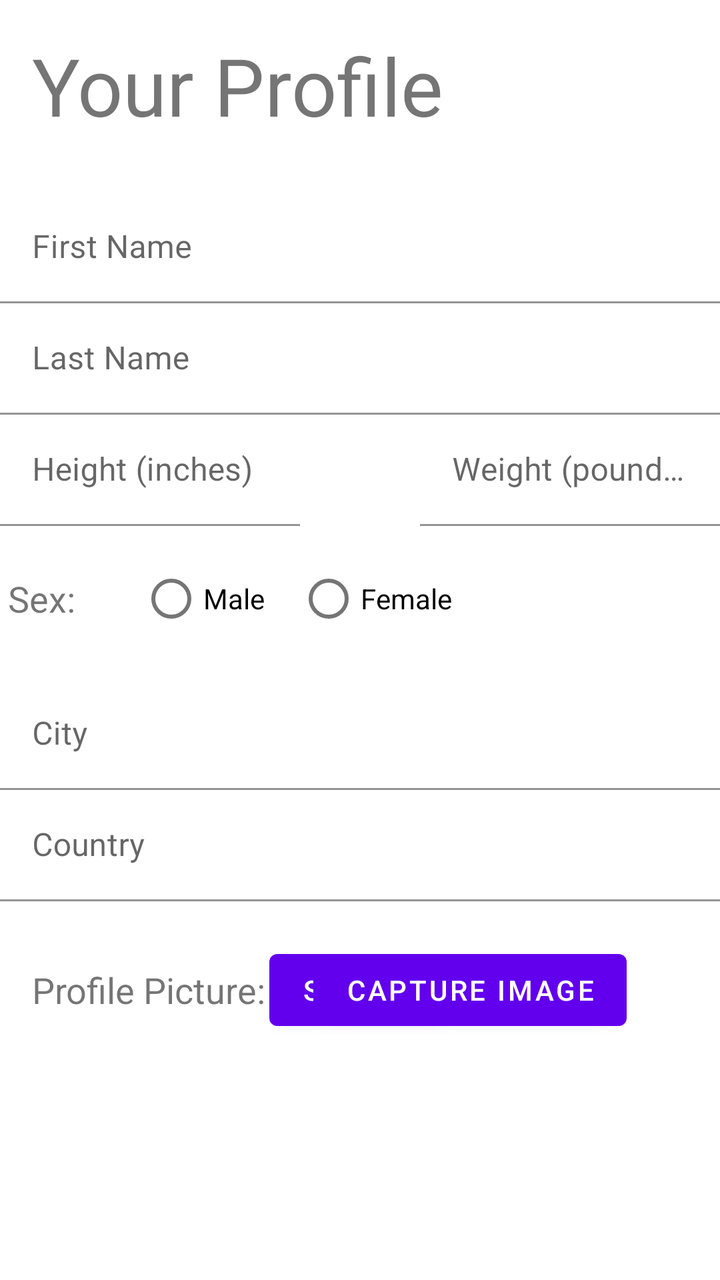
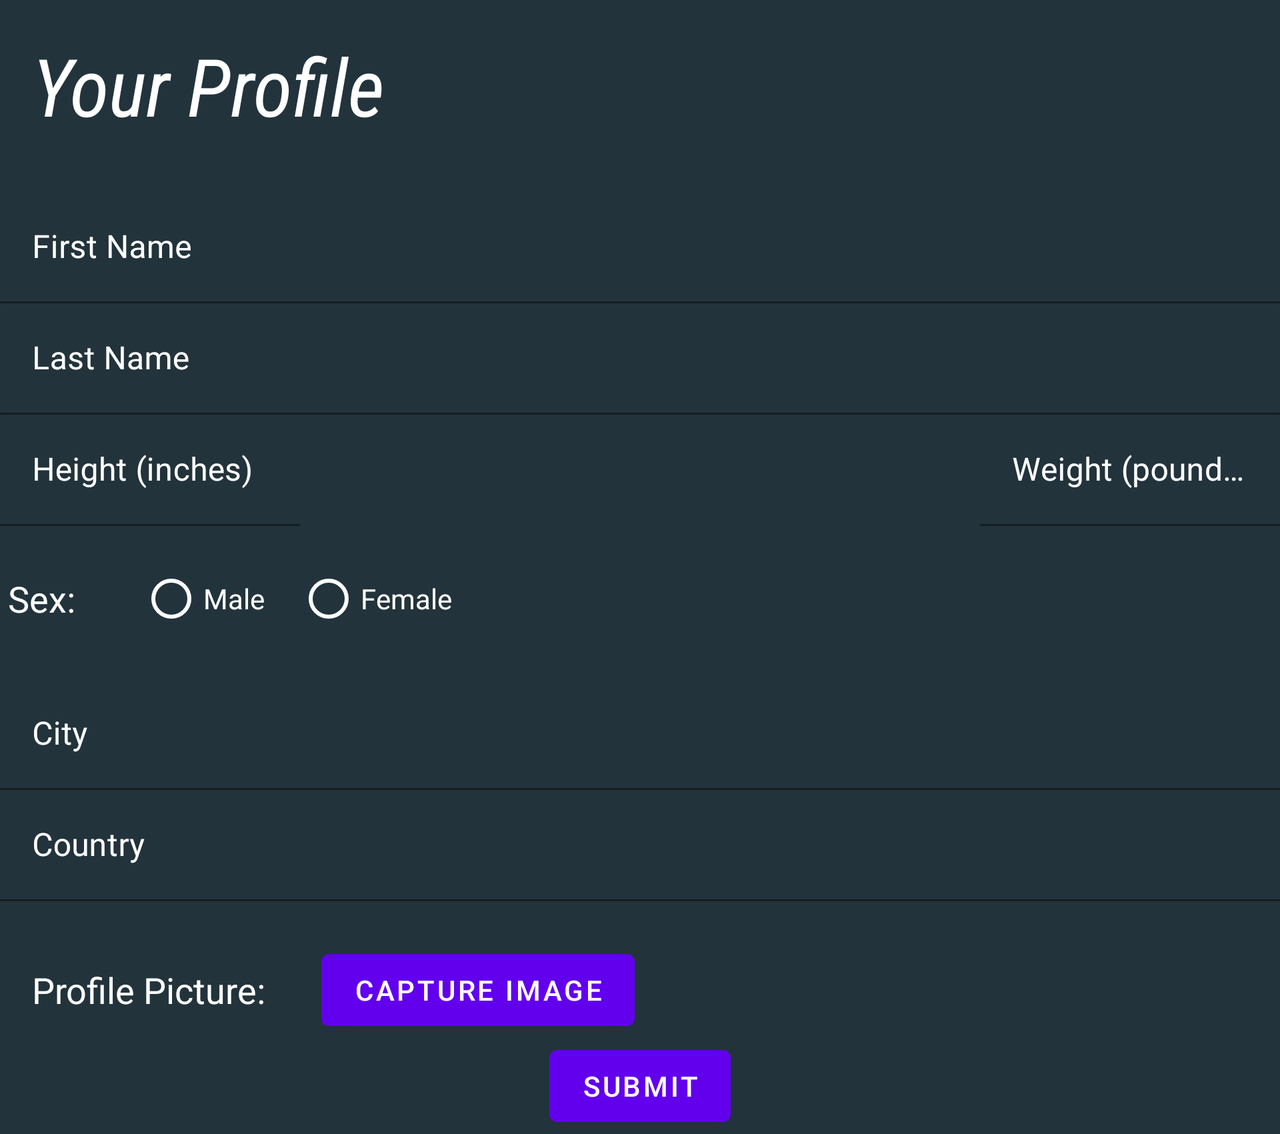

First picture: res/layout/ on a phone held upright. Second picture: the repository's own variant of that layout, on a device whose configuration matches the variant's folder. Source for both follows.
<!-- AndroidManifest.xml: application theme Theme.LifestyleApp -->
<!-- res/layout/activity_register_user.xml -->
<?xml version="1.0" encoding="utf-8"?>
<ScrollView android:layout_width="match_parent"
    android:layout_height="match_parent"
    xmlns:android="http://schemas.android.com/apk/res/android">
<androidx.constraintlayout.widget.ConstraintLayout xmlns:app="http://schemas.android.com/apk/res-auto"
    xmlns:tools="http://schemas.android.com/tools"
    android:layout_width="match_parent"
    android:layout_height="wrap_content">

    <TextView
        android:id="@+id/registerUserTitle"
        android:layout_width="0dp"
        android:layout_height="wrap_content"
        android:layout_marginStart="16dp"
        android:layout_marginTop="16dp"
        android:text="@string/profile_header"
        android:textSize="40sp"
        app:layout_constraintEnd_toStartOf="@+id/profilePicView"
        app:layout_constraintStart_toStartOf="parent"
        app:layout_constraintTop_toTopOf="parent" />

    <Button
        android:id="@+id/button"
        android:layout_width="wrap_content"
        android:layout_height="wrap_content"
        android:text="Submit"
        app:layout_constraintBottom_toBottomOf="parent"
        app:layout_constraintEnd_toEndOf="parent"
        app:layout_constraintHorizontal_bias="0.5"
        app:layout_constraintStart_toStartOf="parent"
        app:layout_constraintVertical_bias="0.9" />

    <Button
        android:id="@+id/addPictureButton"
        android:layout_width="wrap_content"
        android:layout_height="wrap_content"
        android:layout_marginStart="24dp"
        android:text="Capture Image"
        app:layout_constraintBottom_toBottomOf="@+id/profilePictureField"
        app:layout_constraintStart_toEndOf="@+id/profilePictureField"
        app:layout_constraintTop_toTopOf="@+id/profilePictureField" />

    <TextView
        android:id="@+id/profilePictureField"
        android:layout_width="wrap_content"
        android:layout_height="wrap_content"
        android:layout_marginTop="32dp"
        android:layout_marginStart="16dp"
        android:text="Profile Picture:"
        android:textSize="18dp"
        app:layout_constraintStart_toStartOf="@+id/countryField"
        app:layout_constraintTop_toBottomOf="@+id/countryField" />

    <ImageView
        android:id="@+id/profilePicView"
        android:layout_width="75dp"
        android:layout_height="75dp"
        android:layout_marginTop="16dp"
        android:layout_marginRight="16dp"
        app:layout_constraintEnd_toEndOf="parent"
        app:layout_constraintTop_toTopOf="parent"
        tools:srcCompat="@tools:sample/avatars" />

    <com.google.android.material.textfield.TextInputLayout
        android:id="@+id/TextFirstName"
        android:layout_width="match_parent"
        android:layout_height="wrap_content"
        android:layout_marginTop="96dp"
        app:boxBackgroundColor="@android:color/transparent"
        app:layout_constraintStart_toStartOf="parent"
        app:layout_constraintTop_toTopOf="parent">

        <com.google.android.material.textfield.TextInputEditText
            android:id="@+id/editTextFirstName"
            android:layout_width="match_parent"
            android:layout_height="wrap_content"
            android:hint="First Name" />
    </com.google.android.material.textfield.TextInputLayout>

    <com.google.android.material.textfield.TextInputLayout
        android:id="@+id/textLastName"
        android:layout_width="match_parent"
        android:layout_height="wrap_content"
        app:boxBackgroundColor="@android:color/transparent"
        app:layout_constraintTop_toBottomOf="@id/TextFirstName">

        <com.google.android.material.textfield.TextInputEditText
            android:id="@+id/editTextLastName"
            android:layout_width="match_parent"
            android:layout_height="wrap_content"
            android:hint="Last Name" />

    </com.google.android.material.textfield.TextInputLayout>

    <com.google.android.material.textfield.TextInputLayout
        android:id="@+id/heightField"
        android:layout_width="150dp"
        android:layout_height="wrap_content"
        app:boxBackgroundColor="@android:color/transparent"
        app:layout_constraintStart_toStartOf="parent"
        app:layout_constraintTop_toBottomOf="@id/textLastName">

        <com.google.android.material.textfield.TextInputEditText
            android:id="@+id/editTextHeight"
            android:layout_width="match_parent"
            android:layout_height="wrap_content"
            android:hint="Height (inches)" />
    </com.google.android.material.textfield.TextInputLayout>

    <com.google.android.material.textfield.TextInputLayout
        android:id="@+id/weightField"
        android:layout_width="150dp"
        android:layout_height="wrap_content"
        app:boxBackgroundColor="@android:color/transparent"
        app:layout_constraintEnd_toEndOf="parent"
        app:layout_constraintTop_toTopOf="@+id/heightField">

        <com.google.android.material.textfield.TextInputEditText
            android:id="@+id/editTextWeight"
            android:layout_width="match_parent"
            android:layout_height="wrap_content"
            android:hint="Weight (pounds)" />
    </com.google.android.material.textfield.TextInputLayout>

    <com.google.android.material.textfield.TextInputLayout
        android:id="@+id/cityField"
        android:layout_width="match_parent"
        android:layout_height="wrap_content"
        android:layout_marginTop="16dp"
        app:boxBackgroundColor="@android:color/transparent"
        app:layout_constraintTop_toBottomOf="@+id/sexRadioGroup"
        app:layout_constraintStart_toStartOf="parent">

        <com.google.android.material.textfield.TextInputEditText
            android:id="@+id/editTextCity"
            android:layout_width="match_parent"
            android:layout_height="wrap_content"
            android:hint="City" />
    </com.google.android.material.textfield.TextInputLayout>

    <com.google.android.material.textfield.TextInputLayout
        android:id="@+id/countryField"
        android:layout_width="match_parent"
        android:layout_height="wrap_content"
        app:boxBackgroundColor="@android:color/transparent"
        app:layout_constraintStart_toStartOf="parent"
        app:layout_constraintTop_toBottomOf="@+id/cityField">

        <com.google.android.material.textfield.TextInputEditText
            android:id="@+id/editTextCountry"
            android:layout_width="match_parent"
            android:layout_height="wrap_content"
            android:hint="Country" />
    </com.google.android.material.textfield.TextInputLayout>

    <TextView
        android:id="@+id/tvSexField"
        android:layout_width="wrap_content"
        android:layout_height="wrap_content"
        android:textSize="18sp"
        android:layout_marginStart="4dp"
        android:layout_marginTop="24dp"
        android:text="@string/sex_field"
        app:layout_constraintStart_toStartOf="@+id/heightField"
        app:layout_constraintTop_toBottomOf="@+id/heightField" />

    <RadioGroup
        android:id="@+id/sexRadioGroup"
        android:layout_width="0dp"
        android:layout_height="wrap_content"
        android:orientation="horizontal"
        android:layout_marginStart="32dp"
        app:layout_constraintTop_toTopOf="@+id/tvSexField"
        app:layout_constraintBottom_toBottomOf="@+id/tvSexField"
        app:layout_constraintStart_toEndOf="@+id/tvSexField">

        <RadioButton
            android:id="@+id/maleRadioButton"
            android:layout_width="wrap_content"
            android:layout_height="wrap_content"
            android:text="@string/male" />

        <RadioButton
            android:id="@+id/femaleRadioButton"
            android:layout_width="wrap_content"
            android:layout_height="wrap_content"
            android:layout_marginStart="16dp"
            android:text="@string/female" />

    </RadioGroup>

    </androidx.constraintlayout.widget.ConstraintLayout>
</ScrollView>
<!-- resources referenced by this layout -->
<resources>
  <string name="female">Female</string>
  <string name="male">Male</string>
  <string name="profile_header">Your Profile</string>
  <string name="sex_field">Sex:</string>
  <style name="Theme.LifestyleApp" parent="Theme.MaterialComponents.DayNight.DarkActionBar">
          
          <item name="colorPrimary">@color/purple_500</item>
          <item name="colorPrimaryVariant">@color/purple_700</item>
          <item name="colorOnPrimary">@color/white</item>
          
          <item name="colorSecondary">@color/teal_200</item>
          <item name="colorSecondaryVariant">@color/teal_700</item>
          <item name="colorOnSecondary">@color/black</item>
          
          <item name="android:statusBarColor" tools:targetApi="l">?attr/colorPrimaryVariant</item>
          
      </style>
  <color name="purple_500">#FF6200EE</color>
  <color name="purple_700">#FF3700B3</color>
  <color name="white">#FFFFFFFF</color>
  <color name="teal_200">#FF03DAC5</color>
  <color name="teal_700">#FF018786</color>
  <color name="black">#FF000000</color>
</resources>
<!-- res/layout-land/activity_register_user.xml (the repository's variant of the layout above) -->
<!-- drawn on the phone turned sideways -->
<?xml version="1.0" encoding="utf-8"?>
<ScrollView xmlns:app="http://schemas.android.com/apk/res-auto"
    xmlns:tools="http://schemas.android.com/tools"
    android:layout_width="match_parent"
    android:layout_height="match_parent"
    xmlns:android="http://schemas.android.com/apk/res/android">

    <androidx.constraintlayout.widget.ConstraintLayout
        android:layout_width="match_parent"
        android:layout_height="match_parent"
        android:background="@color/dark_blue">

        <TextView
            android:id="@+id/registerUserTitle"
            android:layout_width="0dp"
            android:layout_height="wrap_content"
            android:layout_marginStart="16dp"
            android:layout_marginTop="16dp"
            android:text="@string/profile_header"
            android:textColor="@color/white"
            android:textSize="40sp"
            android:fontFamily="sans-serif-condensed"
            android:textStyle="italic"
            app:layout_constraintEnd_toStartOf="@+id/profilePicView"
            app:layout_constraintStart_toStartOf="parent"
            app:layout_constraintTop_toTopOf="parent" />

        <Button
            android:id="@+id/addPictureButton"
            android:layout_width="wrap_content"
            android:layout_height="wrap_content"
            android:layout_marginStart="28dp"
            android:text="Capture Image"
            app:layout_constraintBottom_toBottomOf="@+id/profilePictureField"
            app:layout_constraintStart_toEndOf="@+id/profilePictureField"
            app:layout_constraintTop_toTopOf="@+id/profilePictureField" />

        <Button
            android:id="@+id/button"
            android:layout_width="wrap_content"
            android:layout_height="wrap_content"
            android:text="Submit"
            app:layout_constraintBottom_toBottomOf="parent"
            app:layout_constraintEnd_toEndOf="parent"
            app:layout_constraintStart_toStartOf="parent"
            app:layout_constraintTop_toBottomOf="@+id/addPictureButton" />

        <TextView
            android:id="@+id/profilePictureField"
            android:layout_width="wrap_content"
            android:layout_height="wrap_content"
            android:layout_marginStart="16dp"
            android:layout_marginTop="32dp"
            android:text="Profile Picture:"
            android:textColor="@color/white"
            android:textSize="18sp"
            app:layout_constraintStart_toStartOf="@+id/countryField"
            app:layout_constraintTop_toBottomOf="@+id/countryField" />

        <ImageView
            android:id="@+id/profilePicView"
            android:layout_width="75dp"
            android:layout_height="75dp"
            android:layout_marginTop="16dp"
            android:layout_marginRight="16dp"
            app:layout_constraintEnd_toEndOf="parent"
            app:layout_constraintTop_toTopOf="parent"
            tools:srcCompat="@tools:sample/avatars" />

        <com.google.android.material.textfield.TextInputLayout
            android:id="@+id/TextFirstName"
            android:layout_width="match_parent"
            android:layout_height="wrap_content"
            android:layout_marginTop="96dp"
            android:textColorHint="@color/white"
            android:backgroundTint="@color/white"
            app:boxBackgroundColor="@color/dark_blue"
            app:hintTextColor="@color/white"
            app:helperTextTextColor="@color/white"
            app:layout_constraintStart_toStartOf="parent"
            app:layout_constraintTop_toTopOf="parent">

            <com.google.android.material.textfield.TextInputEditText
                android:id="@+id/editTextFirstName"
                android:layout_width="match_parent"
                android:layout_height="wrap_content"
                android:hint="First Name"
                android:textColor="@color/white"/>
        </com.google.android.material.textfield.TextInputLayout>

        <com.google.android.material.textfield.TextInputLayout
            android:id="@+id/textLastName"
            android:layout_width="match_parent"
            android:layout_height="wrap_content"
            android:textColorHint="@color/white"
            android:backgroundTint="@color/white"
            app:boxBackgroundColor="@color/dark_blue"
            app:hintTextColor="@color/white"
            app:helperTextTextColor="@color/white"
            app:layout_constraintTop_toBottomOf="@id/TextFirstName">

            <com.google.android.material.textfield.TextInputEditText
                android:id="@+id/editTextLastName"
                android:layout_width="match_parent"
                android:layout_height="wrap_content"
                android:hint="Last Name"
                android:textColor="@color/white"/>

        </com.google.android.material.textfield.TextInputLayout>

        <com.google.android.material.textfield.TextInputLayout
            android:id="@+id/heightField"
            android:layout_width="150dp"
            android:layout_height="wrap_content"
            android:textColorHint="@color/white"
            android:backgroundTint="@color/white"
            app:boxBackgroundColor="@color/dark_blue"
            app:hintTextColor="@color/white"
            app:helperTextTextColor="@color/white"
            app:layout_constraintStart_toStartOf="parent"
            app:layout_constraintTop_toBottomOf="@id/textLastName">

            <com.google.android.material.textfield.TextInputEditText
                android:id="@+id/editTextHeight"
                android:layout_width="match_parent"
                android:layout_height="wrap_content"
                android:hint="Height (inches)"
                android:textColor="@color/white"/>
        </com.google.android.material.textfield.TextInputLayout>

        <com.google.android.material.textfield.TextInputLayout
            android:id="@+id/weightField"
            android:layout_width="150dp"
            android:layout_height="wrap_content"
            android:textColorHint="@color/white"
            android:backgroundTint="@color/white"
            app:boxBackgroundColor="@color/dark_blue"
            app:hintTextColor="@color/white"
            app:helperTextTextColor="@color/white"
            app:layout_constraintEnd_toEndOf="parent"
            app:layout_constraintTop_toTopOf="@+id/heightField">

            <com.google.android.material.textfield.TextInputEditText
                android:id="@+id/editTextWeight"
                android:layout_width="match_parent"
                android:layout_height="wrap_content"
                android:hint="Weight (pounds)"
                android:textColor="@color/white"/>
        </com.google.android.material.textfield.TextInputLayout>

        <com.google.android.material.textfield.TextInputLayout
            android:id="@+id/cityField"
            android:layout_width="match_parent"
            android:layout_height="wrap_content"
            android:layout_marginTop="16dp"
            android:textColorHint="@color/white"
            android:backgroundTint="@color/white"
            app:boxBackgroundColor="@color/dark_blue"
            app:hintTextColor="@color/white"
            app:helperTextTextColor="@color/white"
            app:layout_constraintStart_toStartOf="parent"
            app:layout_constraintTop_toBottomOf="@+id/sexRadioGroup">

            <com.google.android.material.textfield.TextInputEditText
                android:id="@+id/editTextCity"
                android:layout_width="match_parent"
                android:layout_height="wrap_content"
                android:hint="City"
                android:textColor="@color/white"/>
        </com.google.android.material.textfield.TextInputLayout>

        <com.google.android.material.textfield.TextInputLayout
            android:id="@+id/countryField"
            android:layout_width="match_parent"
            android:layout_height="wrap_content"
            android:textColorHint="@color/white"
            android:backgroundTint="@color/white"
            app:boxBackgroundColor="@color/dark_blue"
            app:hintTextColor="@color/white"
            app:helperTextTextColor="@color/white"
            app:layout_constraintStart_toStartOf="parent"
            app:layout_constraintTop_toBottomOf="@+id/cityField">

            <com.google.android.material.textfield.TextInputEditText
                android:id="@+id/editTextCountry"
                android:layout_width="match_parent"
                android:layout_height="wrap_content"
                android:hint="Country"
                android:textColor="@color/white"/>
        </com.google.android.material.textfield.TextInputLayout>

        <TextView
            android:id="@+id/tvSexField"
            android:layout_width="wrap_content"
            android:layout_height="wrap_content"
            android:layout_marginStart="4dp"
            android:layout_marginTop="24dp"
            android:text="@string/sex_field"
            android:textColor="@color/white"
            android:textSize="18sp"
            app:layout_constraintStart_toStartOf="@+id/heightField"
            app:layout_constraintTop_toBottomOf="@+id/heightField" />

        <RadioGroup
            android:id="@+id/sexRadioGroup"
            android:layout_width="0dp"
            android:layout_height="wrap_content"
            android:layout_marginStart="32dp"
            android:orientation="horizontal"
            app:layout_constraintBottom_toBottomOf="@+id/tvSexField"
            app:layout_constraintStart_toEndOf="@+id/tvSexField"
            app:layout_constraintTop_toTopOf="@+id/tvSexField">

            <RadioButton
                android:id="@+id/maleRadioButton"
                android:layout_width="wrap_content"
                android:layout_height="wrap_content"
                android:text="@string/male"
                android:textColor="@color/white"
                android:buttonTint="@color/white"/>

            <RadioButton
                android:id="@+id/femaleRadioButton"
                android:layout_width="wrap_content"
                android:layout_height="wrap_content"
                android:layout_marginStart="16dp"
                android:text="@string/female"
                android:textColor="@color/white"
                android:buttonTint="@color/white"/>

        </RadioGroup>

    </androidx.constraintlayout.widget.ConstraintLayout>
</ScrollView>
<!-- resources referenced by the variant -->
<!-- as the phone turned sideways resolves them -->
<resources>
  <color name="dark_blue">#22333B</color>
  <color name="white">#FFFFFFFF</color>
  <string name="female">Female</string>
  <string name="male">Male</string>
  <string name="profile_header">Your Profile</string>
  <string name="sex_field">Sex:</string>
  <style name="Theme.LifestyleApp" parent="Theme.MaterialComponents.DayNight.DarkActionBar">
          
          <item name="colorPrimary">@color/purple_500</item>
          <item name="colorPrimaryVariant">@color/purple_700</item>
          <item name="colorOnPrimary">@color/white</item>
          
          <item name="colorSecondary">@color/teal_200</item>
          <item name="colorSecondaryVariant">@color/teal_700</item>
          <item name="colorOnSecondary">@color/black</item>
          
          <item name="android:statusBarColor" tools:targetApi="l">?attr/colorPrimaryVariant</item>
          
      </style>
  <color name="purple_500">#FF6200EE</color>
  <color name="purple_700">#FF3700B3</color>
  <color name="teal_200">#FF03DAC5</color>
  <color name="teal_700">#FF018786</color>
  <color name="black">#FF000000</color>
</resources>
